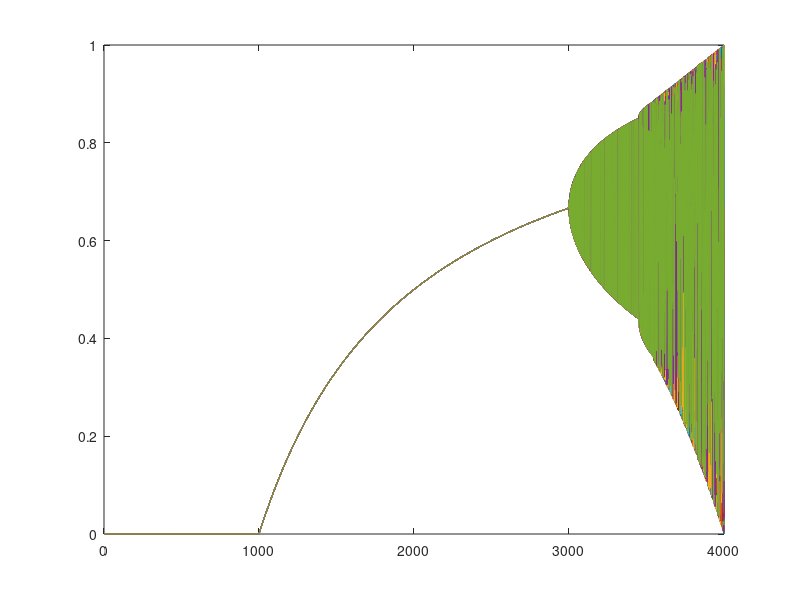

Recreate this plot in MATLAB.
clear;

saveY = [4000, 40];
for h = 1:4000
    x = 0;
    y = rand(1);
    
    for t = 1:1000
        y = (h/1000) * y * (1-y);
        
        if t > 960
            x = x+1;
            saveY(h, x) = y;
        end
        
    end
    
end

p = plot(saveY);
set(p, 'markersize', 1);